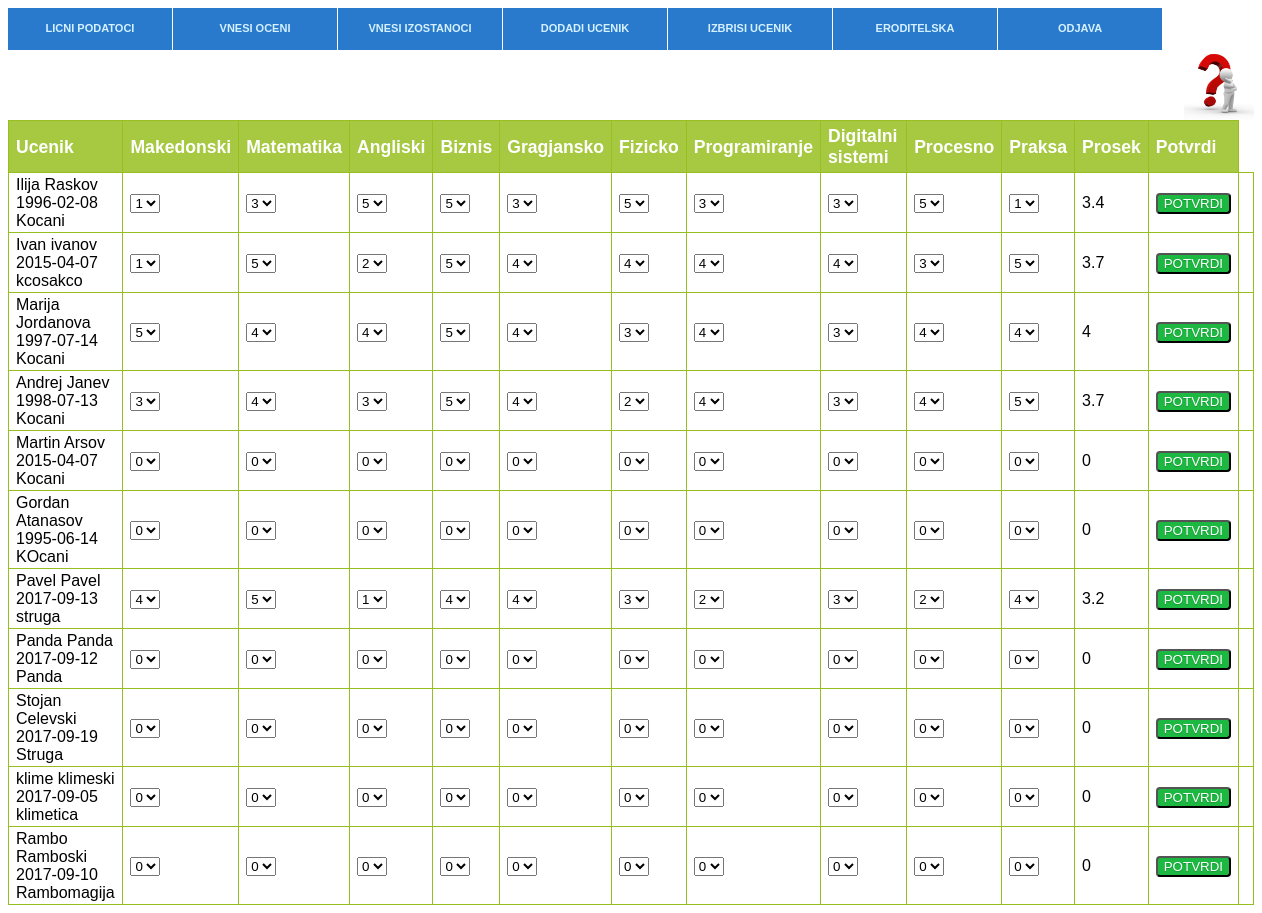
/vnesioceni.php, run on the app's committed database.
### tables this page shows
CREATE TABLE `podatoci` (
  `id` int(11) NOT NULL,
  `id_user` int(11) DEFAULT NULL,
  `ime` varchar(20) DEFAULT NULL,
  `prezime` varchar(20) DEFAULT NULL,
  `datum_raganje` date DEFAULT NULL,
  `mesto` varchar(30) NOT NULL,
  `pozicija` int(11) NOT NULL
);

CREATE TABLE `oceni` (
  `id` int(11) NOT NULL,
  `id_user` int(11) NOT NULL,
  `makedonski` int(11) NOT NULL,
  `matematika` int(11) NOT NULL,
  `angliski` int(11) NOT NULL,
  `biznis` int(11) NOT NULL,
  `gragjansko` int(11) NOT NULL,
  `fizicko` int(11) NOT NULL,
  `programiranje` int(11) NOT NULL,
  `digitalnisistemi` int(11) NOT NULL,
  `procesno` int(11) NOT NULL,
  `praksa` int(11) NOT NULL,
  `prosek` float NOT NULL
);

### vnesioceni.php (the view, shortened to what this page needs)
<!DOCTYPE html>
<html>
<head>
</head>
<body>
<div id="tabs25">
<ul>
  <li><a href="http://localhost/ednevnik/pocetnaprofesor.php">LICNI PODATOCI</a></li>
  <li><a href="http://localhost/ednevnik/vnesioceni.php">VNESI OCENI</a></li>
  <li><a href="http://localhost/ednevnik/vnesiizostanoci.php">VNESI IZOSTANOCI</a></li>
  <li><a href="http://localhost/ednevnik/dodadi.php">DODADI UCENIK</a></li>
  <li><a href="http://localhost/ednevnik/izbrisi.php">IZBRISI UCENIK</a></li>
  <li><a href="http://localhost/ednevnik/Eroditelska.php">ERODITELSKA</a></li>
  <li><a href="http://localhost/ednevnik/logout.php">ODJAVA</a></li>
</ul>
</div>
<img src=question-mark.png width="70"  height="70"align="right" onclick="myFunction()" alt="Pomos">
<?php
 $con=mysqli_connect("localhost","root","","ednevnik") or die("Neuspesen obid za povrzuvanje so serverot!");
 $sqlquery=mysqli_query($con, "SELECT * FROM oceni ");
 $sql1query=mysqli_query($con, "SELECT * FROM podatoci WHERE pozicija=1 ");
 echo
   "<br><br><br>
    <table id='customers'><tr>
    <th>Ucenik </th>
	<th>Makedonski</th>
	<th>Matematika</th>
	<th>Angliski</th>
	<th>Biznis</th>
	<th>Gragjansko</th>
	<th>Fizicko</th>
	<th>Programiranje</th>
	<th>Digitalni sistemi</th>
	<th>Procesno</th>
	<th>Praksa</th>
	<th>Prosek</th>
	<th>Potvrdi</th></tr class='alt'>";
 while($ucenik = mysqli_fetch_array($sql1query) and $oceni = mysqli_fetch_array($sqlquery) )
 {
	 echo "<form action='vnesioceni.php' method='POST'>";
	 echo "<tr>";
	 echo "<td>";
     echo $ucenik['ime']." ".$ucenik['prezime'];
     echo "<br>";
     echo $ucenik['datum_raganje']."<br>";
     echo $ucenik['mesto'];
     echo "</td>";
	 echo "<td>".
	 "<select value='$oceni[makedonski]' selected='$oceni[makedonski]' name='makedonski'>
     <option value=1>1</option>
     <option value=2>2</option>
     <option value=3>3</option>
     <option value=4>4</option>
	 <option value=5>5</option>
	 <option selected style='display:none;'>" .$oceni['makedonski']. "</option>
     </select></td>";
	 echo "<td>".
	 "<select value='$oceni[matematika]' selected='$oceni[matematika]' name='matematika'>
     <option value=1>1</option>
     <option value=2>2</option>
     <option value=3>3</option>
     <option value=4>4</option>
	 <option value=5>5</option>
	 <option selected style='display:none;'>" .$oceni['matematika']. "</option>
     </select></td>";
     echo "<td>".
	 "<select value='$oceni[angliski]' selected='$oceni[angliski]' name='angliski'>
     <option value=1>1</option>
     <option value=2>2</option>
     <option value=3>3</option>
     <option value=4>4</option>
	 <option value=5>5</option>
	 <option selected style='display:none;'>" .$oceni['angliski']. "</option>
     </select></td>";
	 echo "<td>".
	 "<select value='$oceni[biznis]' selected='$oceni[biznis]' name='biznis'>
     <option value=1>1</option>
     <option value=2>2</option>
     <option value=3>3</option>
     <option value=4>4</option>
	 <option value=5>5</option>
	 <option selected style='display:none;'>" .$oceni['biznis']. "</option>
     </select></td>";
	 echo "<td>".
	 "<select value='$oceni[gragjansko]' selected='$oceni[gragjansko]' name='gragjansko'>
     <option value=1>1</option>
     <option value=2>2</option>
     <option value=3>3</option>
     <option value=4>4</option>
	 <option value=5>5</option>
	 <option selected style='display:none;'>" .$oceni['gragjansko']. "</option>
     </select></td>";
	echo "<td>".
	 "<select value='$oceni[fizicko]' selected='$oceni[fizicko]' name='fizicko'>
     <option value=1>1</option>
     <option value=2>2</option>
     <option value=3>3</option>
     <option value=4>4</option>
	 <option value=5>5</option>
	 <option selected style='display:none;'>" .$oceni['fizicko']. "</option>
     </select></td>";
	echo "<td>".
	 "<select value='$oceni[programiranje]' selected='$oceni[programiranje]' name='programiranje'>
     <option value=1>1</option>
     <option value=2>2</option>
     <option value=3>3</option>
     <option value=4>4</option>
	 <option value=5>5</option>
	 <option selected style='display:none;'>" .$oceni['programiranje']. "</option>
     </select></td>";
	 echo "<td>".
	 "<select value='$oceni[digitalnisistemi]' selected='$oceni[digitalnisistemi]' name='digitalnisistemi'>
     <option value=1>1</option>
     <option value=2>2</option>
     <option value=3>3</option>
     <option value=4>4</option>
	 <option value=5>5</option>
	 <option selected style='display:none;'>" .$oceni['digitalnisistemi']. "</option>
     </select></td>";
	 echo "<td>".
	 "<select value='$oceni[procesno]' selected='$oceni[procesno]' name='procesno'>
     <option value=1>1</option>
     <option value=2>2</option>
     <option value=3>3</option>
     <option value=4>4</option>
	 <option value=5>5</option>
	 <option selected style='display:none;'>" .$oceni['procesno']. "</option>
     </select></td>";
	 echo "<td>
	 <select value='$oceni[praksa]' selected='$oceni[praksa]' name='praksa'>
     <option value=1>1</option>
     <option value=2>2</option>
     <option value=3>3</option>
     <option value=4>4</option>
	 <option value=5>5</option>
	 <option selected style='display:none;'>" .$oceni['praksa']. "</option>
     </select></td>";
	 echo "<td>". $oceni['prosek'] . "</td>";
	 echo "<td>". "<input type=submit name=submit class=button-success value=POTVRDI " . "</td>";
	 echo "<td>". "<input type=hidden name=hidden value=". $oceni['id_user']  . "</td>";
	 echo "</tr></form>";
 }
 echo "</table>";
?>
</body>
</html>

### vnesioceni.php (style rules this page uses)
ul { list-style-type: none; margin: 0; padding: 0; overflow: hidden; }
li { float: left; }
a:link, a:visited { display: block; width: 120px; font-weight: bold; color: #FFFFFF; background-color: #297ACC; text-align: center; padding: 4px; text-decoration: none; text-transform: uppercase; }
#tabs25 { position:relative;display:block;height:42px;font-size:11px;font-weight:bold;background:transparent url(images/blueslate_background.gif) repeat-x top left;font-family:Arial,Verdana,Helvitica,sans-serif;text-transform:uppercase; }
#tabs25 ul { margin:0px;padding:0;list-style-type:none;width:auto; }
#tabs25 ul li { display:block;float:left;margin:0 1px 0 0; }
#tabs25 ul li a { display:block;float:left;color:#D5F1FF;text-decoration:none;padding:14px 22px 0 22px;height:28px; }
#customers { font-family: "Trebuchet MS", Arial, Helvetica, sans-serif; width: 100%; border-collapse: collapse; }
#customers td, #customers th { font-size: 1em; border: 1px solid #98bf21; padding: 3px 7px 2px 7px; }
#customers th { font-size: 1.1em; text-align: left; padding-top: 5px; padding-bottom: 4px; background-color: #A7C942; color: #ffffff; }
.button-success { color: white; border-radius: 4px; text-shadow: 0 1px 1px rgba(0, 0, 0, 0.2); background: rgb(28, 184, 65); }

### data on the page
oceni: makedonski "1", matematika "3", angliski "5", biznis "5", gragjansko "3", fizicko "5", programiranje "3", digitalnisistemi "3", procesno "5", praksa "1", prosek "3.4"
podatoci: ime "Ilija", prezime "Raskov", datum_raganje "1996-02-08", mesto "Kocani"
oceni: makedonski "1", matematika "5", angliski "2", biznis "5", gragjansko "4", fizicko "4", programiranje "4", digitalnisistemi "4", procesno "3", praksa "5", prosek "3.7"
podatoci: ime "Ivan", prezime "ivanov", datum_raganje "2015-04-07", mesto "kcosakco"
oceni: makedonski "5", matematika "4", angliski "4", biznis "5", gragjansko "4", fizicko "3", programiranje "4", digitalnisistemi "3", procesno "4", praksa "4", prosek "4"
podatoci: ime "Marija", prezime "Jordanova", datum_raganje "1997-07-14", mesto "Kocani"
oceni: makedonski "3", matematika "4", angliski "3", biznis "5", gragjansko "4", fizicko "2", programiranje "4", digitalnisistemi "3", procesno "4", praksa "5", prosek "3.7"
podatoci: ime "Andrej", prezime "Janev", datum_raganje "1998-07-13", mesto "Kocani"
oceni: makedonski "0", matematika "0", angliski "0", biznis "0", gragjansko "0", fizicko "0", programiranje "0", digitalnisistemi "0", procesno "0", praksa "0", prosek "0"
podatoci: ime "Martin", prezime "Arsov", datum_raganje "2015-04-07", mesto "Kocani"
oceni: makedonski "0", matematika "0", angliski "0", biznis "0", gragjansko "0", fizicko "0", programiranje "0", digitalnisistemi "0", procesno "0", praksa "0", prosek "0"
podatoci: ime "Gordan", prezime "Atanasov", datum_raganje "1995-06-14", mesto "KOcani"
oceni: makedonski "4", matematika "5", angliski "1", biznis "4", gragjansko "4", fizicko "3", programiranje "2", digitalnisistemi "3", procesno "2", praksa "4", prosek "3.2"
podatoci: ime "Pavel", prezime "Pavel", datum_raganje "2017-09-13", mesto "struga"
oceni: makedonski "0", matematika "0", angliski "0", biznis "0", gragjansko "0", fizicko "0", programiranje "0", digitalnisistemi "0", procesno "0", praksa "0", prosek "0"
podatoci: ime "Panda", prezime "Panda", datum_raganje "2017-09-12", mesto "Panda"
oceni: makedonski "0", matematika "0", angliski "0", biznis "0", gragjansko "0", fizicko "0", programiranje "0", digitalnisistemi "0", procesno "0", praksa "0", prosek "0"
podatoci: ime "Stojan", prezime "Celevski", datum_raganje "2017-09-19", mesto "Struga"
oceni: makedonski "0", matematika "0", angliski "0", biznis "0", gragjansko "0", fizicko "0", programiranje "0", digitalnisistemi "0", procesno "0", praksa "0", prosek "0"
podatoci: ime "klime", prezime "klimeski", datum_raganje "2017-09-05", mesto "klimetica"
oceni: makedonski "0", matematika "0", angliski "0", biznis "0", gragjansko "0", fizicko "0", programiranje "0", digitalnisistemi "0", procesno "0", praksa "0", prosek "0"
podatoci: ime "Rambo", prezime "Ramboski", datum_raganje "2017-09-10", mesto "Rambomagija"
